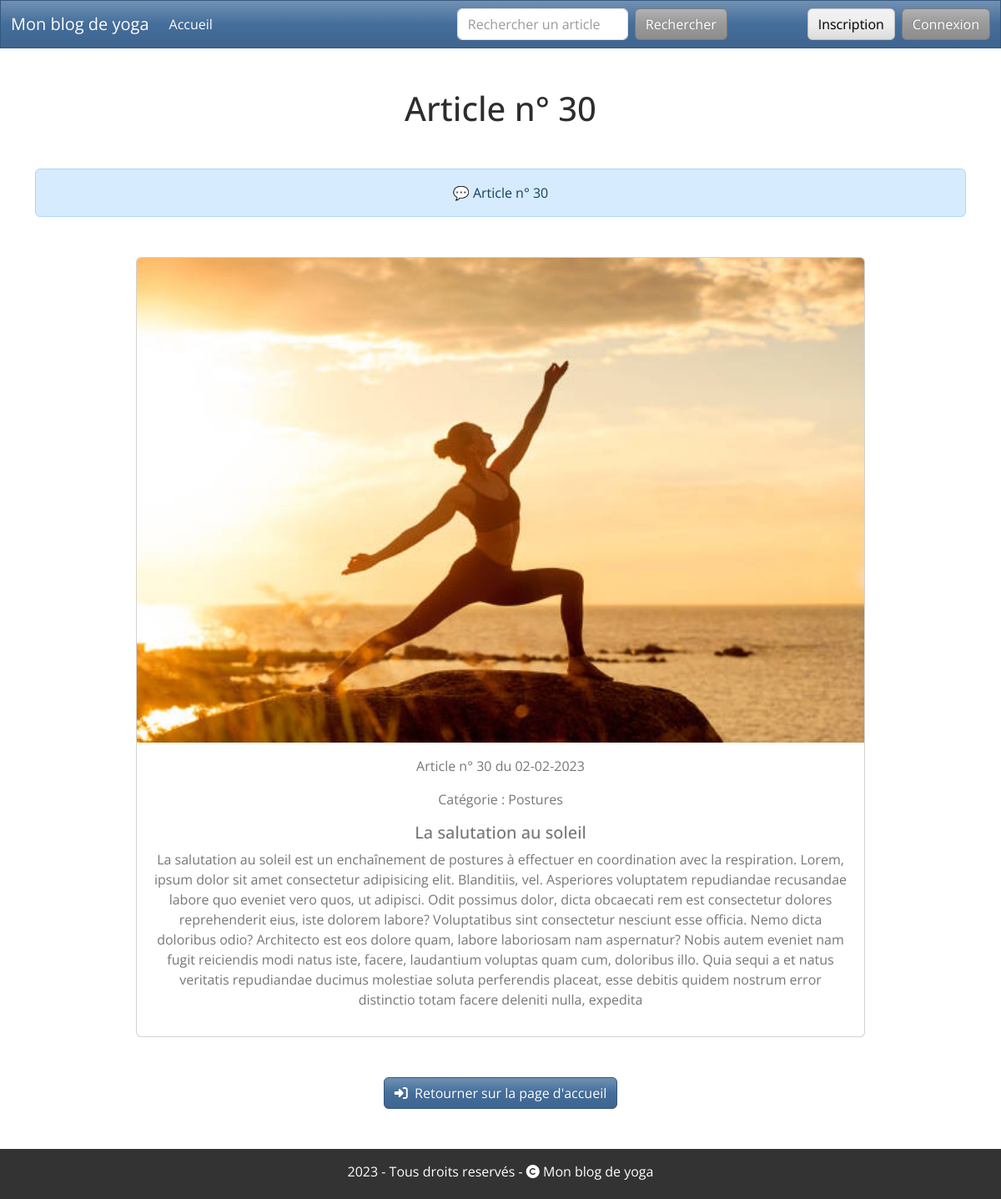
/?op=select&id=30, run on an earlier commit of the app's database.
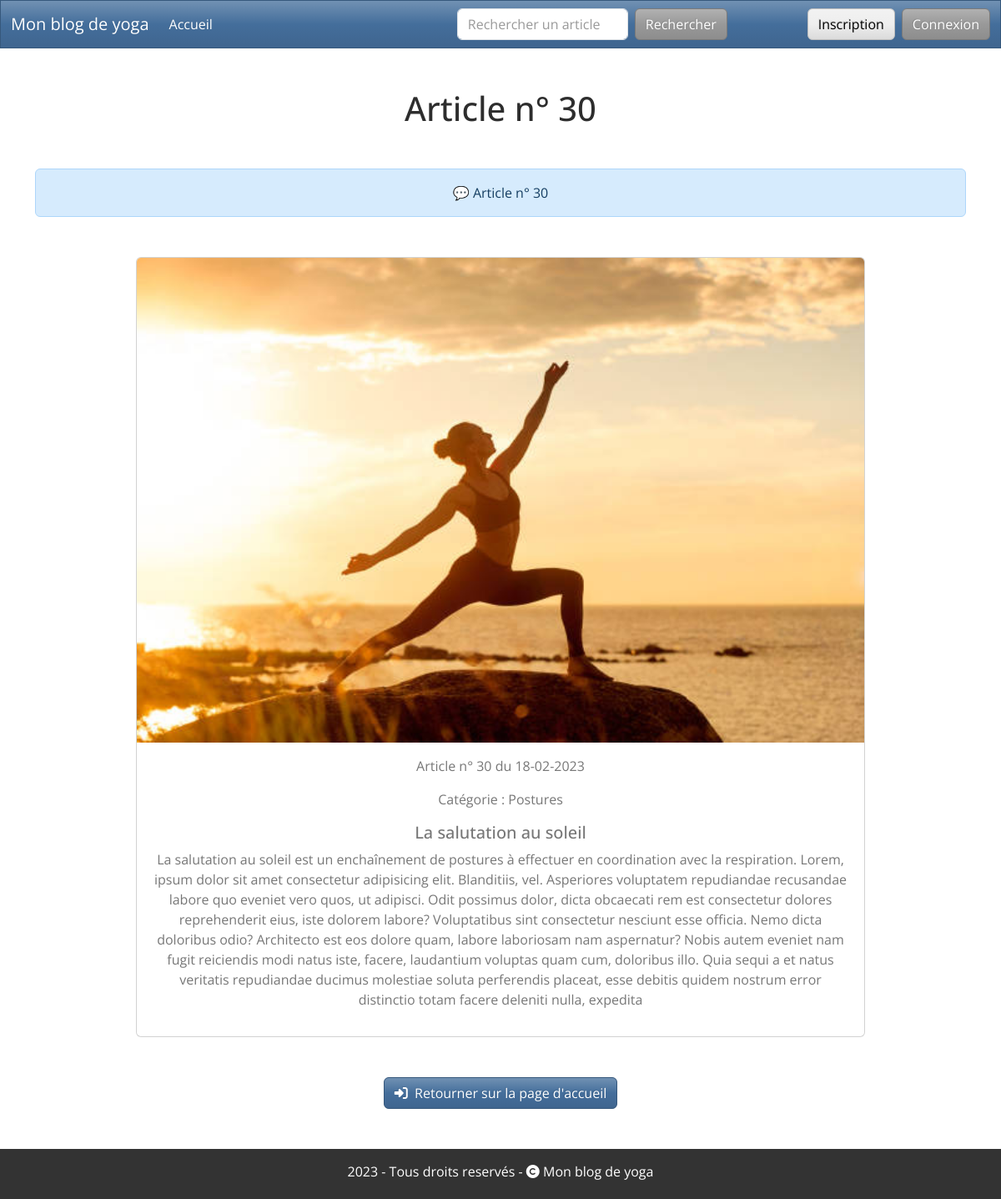
And on a later commit of the database.
### tables this page shows
CREATE TABLE `articles` (
  `id` int(11) NOT NULL,
  `image` varchar(255) DEFAULT NULL,
  `category` varchar(255) NOT NULL,
  `title` varchar(50) NOT NULL,
  `text` text NOT NULL,
  `creation_date` date DEFAULT current_timestamp()
);

### controller/Controller.php (called while the page is built, shortened)
<?php
class Controller
{
    private $dbEntityRepository;
    public function __construct()
    {
        $this->dbEntityRepository = new \model\EntityRepository;
    }
    public function handleRequest()
    {
        $op = isset($_GET['op']) ? $_GET['op'] : 'list';
        try {
            if ($op == 'add')
                $this->create($op);
            elseif ($op == 'update')
                $this->modify($op);
            elseif ($op == 'select')
                $this->select();
            elseif ($op == 'delete')
                $this->delete();
            elseif ($op == 'search')
                $this->search();
            elseif ($op == 'home')
                $this->home();
            elseif ($op == 'list')
                $this->selectAll();
            elseif ($op == 'signUp')
                $this->signUp($op);
            elseif ($op == 'connect')
                $this->connect($op);
            elseif ($op == 'deconnect')
                $this->deconnect();
            else
                throw new Exception("Erreur 404 : La page n'a pas été trouvée !");
        } catch (\Exception $e) {
            echo '<div style="width: 400px; padding: 10px; background: 	#f41f8a; border-radius: 4px; margin: 50px auto; color: white; text-align: center;">';
            echo "💬 Une erreur s'est produite :  " . $e->getMessage() . "👀";
            echo '</div>';
        }
    }
    public function render($layout, $template, $parameters = [])
    {
        extract($parameters);
        require_once "view/$template";
        $content = ob_get_clean();
        require_once "view/$layout";
        return ob_end_flush();
    }
    public function select()
    {
        $id = isset($_GET['id']) ? $_GET['id'] : $_GET['op'] == 'list';
        $this->render('layout.php', 'article.php', [
            'title' => "Article n° $id",
            'data' => $this->dbEntityRepository->selectArticle($id),
            'id' => 'id',
            'message' => "Article n° $id"
        ]);
    }
}

### index.php (called while the page is built, shortened)
<?php
$controller = new controller\Controller;
$controller->handleRequest();

### model/EntityRepository.php (called while the page is built, shortened)
<?php
class EntityRepository
{
    private $db;
    public $table;
    public function getDb()
    {
        if (!$this->db) {
            try {
                $xml = simplexml_load_file('./app/config.xml');
                $this->table = $xml->table;
                try {
                    $this->db = new \PDO("mysql:host=" . $xml->host . ";dbname=" . $xml->db, $xml->user, $xml->password, [\PDO::ATTR_ERRMODE => \PDO::ERRMODE_EXCEPTION]);
                } catch (\PDOException $e) {
                    echo '<div style="width: 400px; padding: 10px 5px; background: #f41f8a; border-radius: 4px; margin: 50px auto; color: white; text-align: center;">';
                    echo "💬 Une erreur s'est produite :  " . $e->getMessage() . " 👀";
                    echo '</div>';
                }
            } catch (\Exception $e) {
                echo '<div style="width: 400px; padding: 10px 5px; background: #f41f8a; border-radius: 4px; margin: 50px auto; color: white; text-align: center;">';
                echo "💬 Une erreur s'est produite :  " . $e->getMessage() . " 👀";
                echo '</div>';
            }
        }
        return $this->db;
    }
    public function selectArticle($id)
    {
        $data = $this->getDb()->query("SELECT * FROM " . $this->table[0] . " WHERE id = " . $id);
        $r = $data->fetch(\PDO::FETCH_ASSOC);
        return $r;
    }
}

### view/article.php (the view, shortened to what this page needs)
<?php
$date = new DateTime($data['creation_date']);
?>
<div class="container text-center mt-5">
    <div class="card" style="width: 80%; margin: 0 auto">
        <img src="<?= $data['image']; ?>" alt="photo en lien avec l'article" class="card-img-top">
        <div class="card-body">
            <p>Article n° <?= $data['id']; ?> du <?= $date->format('d-m-Y'); ?></p>
            <p>Catégorie : <?= $data['category']; ?></p>
            <h5 class="card-title"><?= $data['title']; ?></h5>
            <p><?= $data['text']; ?></p>
        </div>
    </div>
    <div class="container text-center">
        <a href="?op=home" class="btn btn-primary mt-5"><i class="fa-solid fa-right-to-bracket"></i>&nbsp; Retourner sur la page d'accueil</a>
    </div>
</div>

### view/layout.php (shortened to what this page needs)
<!DOCTYPE html>
<html lang="fr">
<head>
    <link rel="stylesheet" href="https://cdnjs.cloudflare.com/ajax/libs/font-awesome/6.2.1/css/all.min.css" />
    <link rel="stylesheet" href="https://cdnjs.cloudflare.com/ajax/libs/bootswatch/5.2.3/spacelab/bootstrap.min.css" />
    <link rel="stylesheet" href="style.css">
</head>
<body>
    <nav class="navbar navbar-expand-lg navbar-dark bg-primary">
        <div class="container-fluid">
            <a class="navbar-brand" href="?op=home">Mon blog de yoga</a>
            <div class="collapse navbar-collapse" id="navbarColor01">
                <ul class="navbar-nav me-auto">
                    <li class="nav-item">
                        <a class="nav-link active" href="?op=home">Accueil
                        </a>
                    </li>
                </ul>
                <form class="d-flex" role="search" method="post" action="?op=search">
                    <input class=" form-control me-2" name="search" type="search" placeholder="Rechercher un article">
                    <button class="btn btn-secondary me-5" type="submit">Rechercher</button>
                </form>
                <?php if (isset($_SESSION['member'])) :  ?>
                    <a href="?op=deconnect" class="btn btn-light ms-5">Deconnexion</a>
                <?php else : ?>
                    <a href="?op=signUp" class="btn btn-light ms-5 me-2">Inscription</a>
                    <a href="?op=connect" class="btn btn-secondary">Connexion</a>
                <?php endif; ?>
            </div>
    </nav>
    <h1 class="text-center my-5"><?= $title; ?></h1>
    <div class="container">
        <div class="alert alert-info text-center">💬 <?= $message; ?></div>
    </div>
    <div class="container my-5" style="min-height: 79vh;">
        <?= $content; ?>
    </div>
    <footer class="container-fluid navbar-dark bg-dark text-center" style="min-height: 60px; color: white;">
        <p style="padding: 15px"><?= date('Y') ?> - Tous droits reservés - <i class="fa-solid fa-copyright"></i> Mon blog de yoga</p>
    </footer>
</body>
</html>

### style.css (style rules this page uses)
a { text-decoration: none !important; }

What changed in the data, as far as the page shows it:
changed articles "La salutation au soleil": creation_date "02-02-2023" → "18-02-2023"
